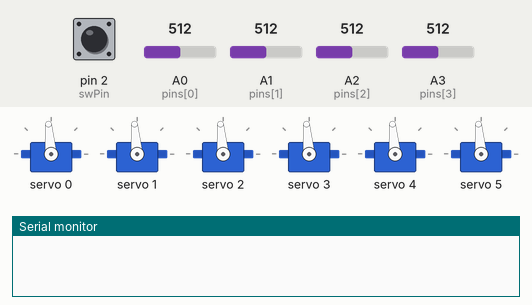
Bench run of a sketch on a simulated Arduino Uno, built with avr-gcc and run on an emulated ATmega328P. Parts: 6 × servo, the last lines printed to the serial monitor. The inputs (shaded band) are chosen by the test bench; at power-on: A0 (pins[0]) = 512, pin 2 (swPin) HIGH, A1 (pins[1]) = 512, A2 (pins[2]) = 512, A3 (pins[3]) = 512.

Above: at 2.2 s.
2.3 s: A0 (pins[0]) set to 656
3.8 s: A0 (pins[0]) set to 669
At 6.7 s:
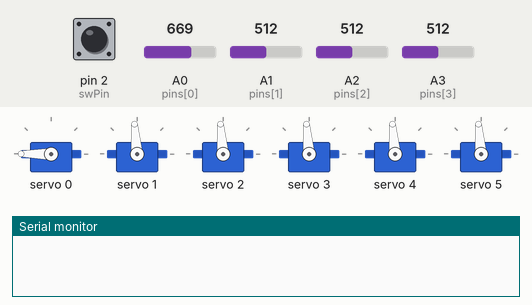
6.8 s: pin 2 (swPin) pulled LOW for 0.15 s
At 8.97 s:
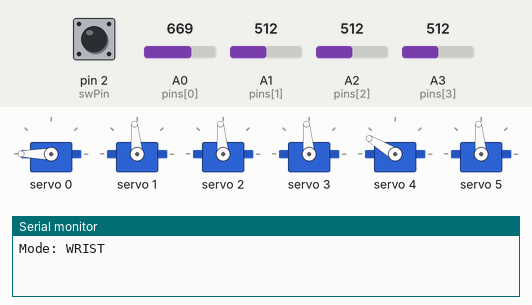
9.8 s: A1 (pins[1]) set to 716
At 12.7 s:
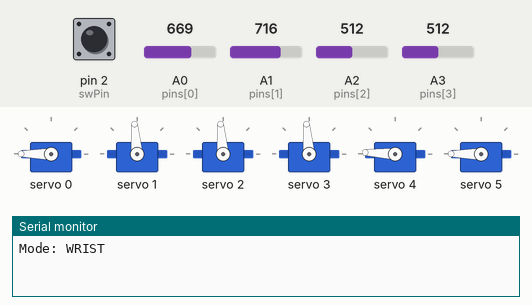
12.8 s: A1 (pins[1]) set to 684
14.3 s: A1 (pins[1]) set to 657
At 14.9 s:
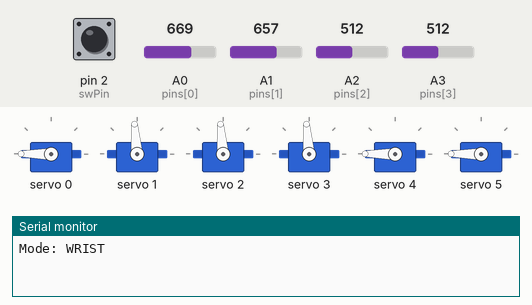
Timing chart, 0 to 16.8 s (numbered marks = the images above; inputs shaded):
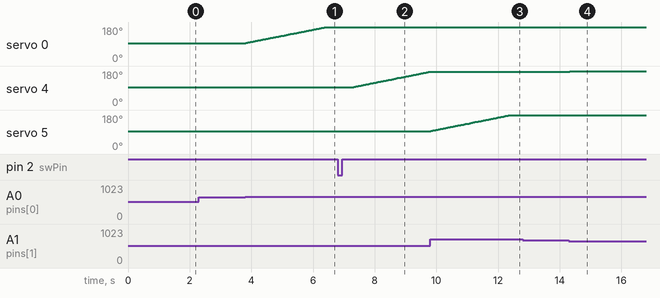

Measured:
- the behaviour switches between 662 and 663 on A0 (pins[0]) (found by bisection; images 0 and 1)
- after the input at 2.3 s, every drawn part: stays the same
- after the input at 3.8 s, servo 0: moves from 95° to 180° over 2.6 s, starting at once
- after the input at 6.8 s, servo 4: moves from 95° to 177° over 2.5 s, starting after 0.52 s
- after the input at 9.8 s, servo 4: stays 177° (without the input it goes to 178° after 0.02 s); servo 5: moves from 95° to 180° over 2.6 s, starting at once
- after the input at 12.8 s, every drawn part: stays the same
- after the input at 14.3 s, servo 4: 177° → 180° at once

The sketch:

6DOF.ino
```cpp
#include <Wire.h>
#include <Adafruit_PWMServoDriver.h>

Adafruit_PWMServoDriver pwm = Adafruit_PWMServoDriver();

#define SERVOMIN  150
#define SERVOMAX  600

float servoPos[6] = {90.0, 90.0, 90.0, 90.0, 90.0, 90.0};
const int pins[4] = {A0, A1, A2, A3};
const int swPin = 2;

int centers[4];
int deadzone = 150;
bool currentMode = false;

// --- ADDED SPEED VARIABLE ---
float moveSpeed = 0.5;

void setup() {
  Serial.begin(9600);
  pwm.begin();
  pwm.setPWMFreq(60);
  pinMode(swPin, INPUT_PULLUP);

  delay(1000);
  for(int i = 0; i < 4; i++) centers[i] = analogRead(pins[i]);
}

void loop() {
  if (digitalRead(swPin) == LOW) {
    currentMode = !currentMode;
    Serial.println(currentMode ? "Mode: WRIST" : "Mode: BASE");
    delay(500);
  }

  if (!currentMode) {
    updateAxis(0, 1, 0, 1);
    updateAxis(2, 3, 2, 3);
  } else {
    updateAxis(0, 1, 4, 5);
  }

  for (int i = 0; i < 6; i++) {
    servoPos[i] = constrain(servoPos[i], 0, 180);
    // Cast to int for mapping to PCA9685 pulse
    pwm.setPWM(i, 0, map((int)servoPos[i], 0, 180, SERVOMIN, SERVOMAX));
  }

  // A small delay helps regulate the speed/loop timing
  delay(10);
}

void updateAxis(int ax, int ay, int sx, int sy) {
  int x = analogRead(pins[ax]);
  int y = analogRead(pins[ay]);

  if (abs(x - centers[ax]) > abs(y - centers[ay]) && abs(x - centers[ax]) > deadzone) {
    // --- UPDATED TO USE moveSpeed ---
    if (x > centers[ax]) servoPos[sx] += moveSpeed;
    else servoPos[sx] -= moveSpeed;
  }
  else if (abs(y - centers[ay]) > abs(x - centers[ax]) && abs(y - centers[ay]) > deadzone) {
    // --- UPDATED TO USE moveSpeed ---
    if (y > centers[ay]) servoPos[sy] += moveSpeed;
    else servoPos[sy] -= moveSpeed;
  }
}
```
